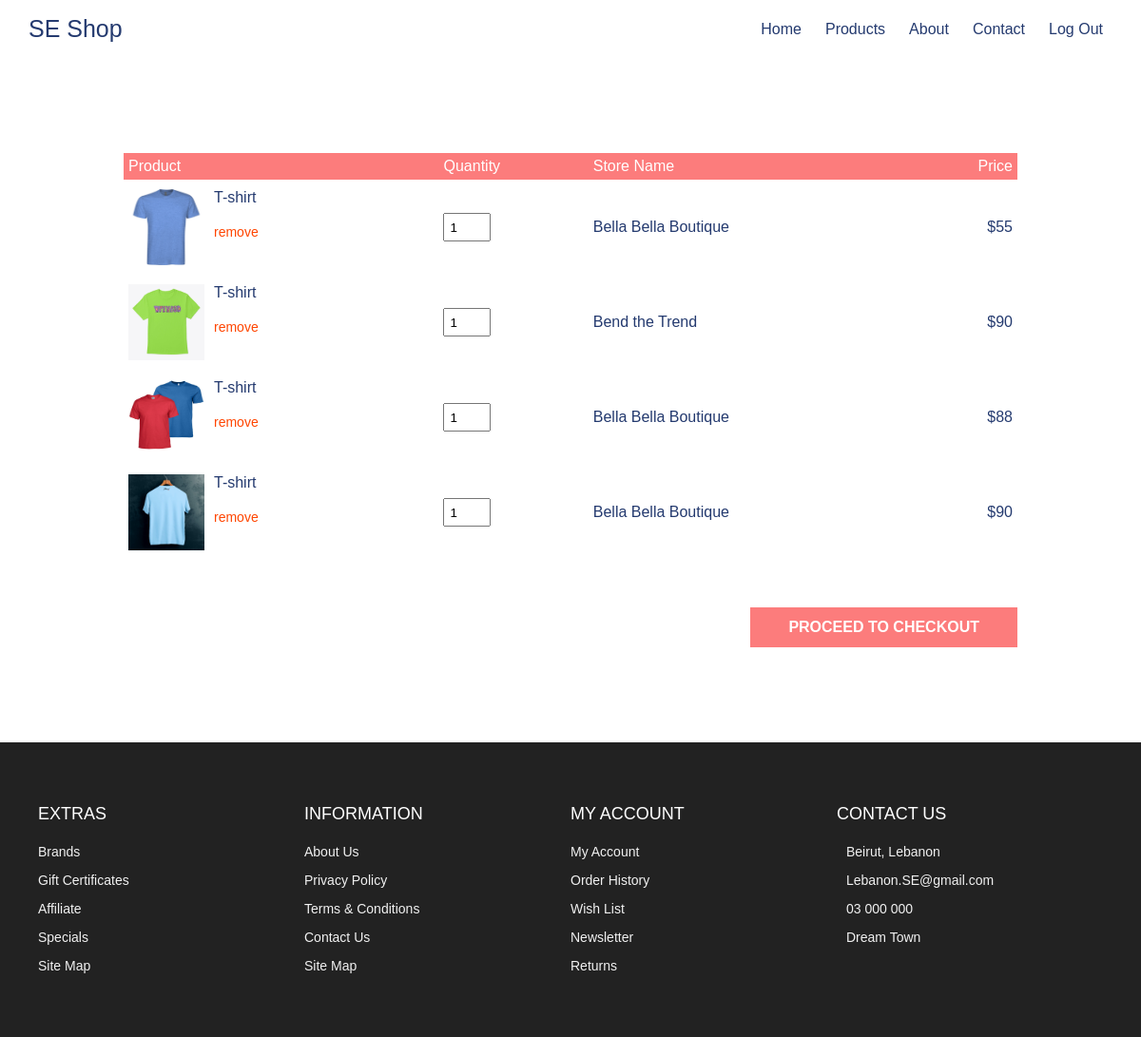
The app's page /ecommerce/cart.php (signed in) with its own data.
### tables this page shows
CREATE TABLE `products` (
  `id` int(11) NOT NULL,
  `name` varchar(255) NOT NULL,
  `price` int(11) NOT NULL,
  `size` varchar(255) NOT NULL,
  `quantity` int(11) NOT NULL,
  `image` varchar(255) NOT NULL,
  `details` text NOT NULL,
  `store_id` int(11) NOT NULL
);

CREATE TABLE `stores` (
  `id` int(11) NOT NULL,
  `name` varchar(255) NOT NULL,
  `location` varchar(255) NOT NULL,
  `description` text NOT NULL,
  `image` varchar(255) NOT NULL,
  `user_id` int(11) NOT NULL
);

### ecommerce/cart.php (the view, shortened to what this page needs)
<?php
include "php/connection.php";
?>
<!DOCTYPE html>
<html lang="en">
<head>
  <link rel="stylesheet" href="https://cdn.jsdelivr.net/npm/boxicons@latest/css/boxicons.min.css" />
  <link rel="stylesheet" href="./css/styless.css" />
</head>
<body>
  <nav class="nav">
    <div class="navigation container">
      <div class="logo">
        <h1>SE Shop</h1>
      </div>
      <div class="menu">
        <ul class="nav-list">
          <li class="nav-item">
            <a href="welcome.php" class="nav-link">Home</a>
          </li>
          <li class="nav-item">
            <a href="welcome.php" class="nav-link">Products</a>
          </li>
          <li class="nav-item">
            <a href="#footer" class="nav-link">About</a>
          </li>
          <li class="nav-item">
            <a href="#footer" class="nav-link">Contact</a>
          </li>
		  <li class="nav-item">
            <a href="logout.php" class="nav-link">Log Out</a>
          </li>
        </ul>
      </div>
    </div>
  </nav>
  <div class="container-md cart">
    <table>
      <tr>
        <th>Product</th>
        <th>Quantity</th>
        <th>Store Name</th>
		<th>Price</th>
      </tr>
	   <?php
	   $sql = "SELECT U.id,P.price AS pprice,P.name AS pname,P.image,P.quantity,S.name AS sname
FROM `products` AS P,`stores` AS S, `users_buy_products` AS UP, `users` AS U
WHERE P.id = UP.product_id AND P.store_id = S.id AND U.id = UP.user_id
ORDER BY U.id;";
		$result = $connection->query($sql);
		while($row = $result->fetch_assoc()) {
			if($_SESSION["user_id"] == $row["id"]){
			?>
      <tr>
        <td>
          <div class="cart-info">
            <img src="./images/<?php echo $row['image'];?>" alt="">
            <div>
              <p><?php echo $row["pname"];?></p>
              <br />
              <a href="#">remove</a>
            </div>
          </div>
        </td>
        <td><input type="number" value="1" min="1" max="1"></td>
		<td><?php echo $row["sname"];?></td>
        <td>$<?php echo $row["pprice"];?></td>
      </tr>
	  <?php
			}
		}
		?>
    </table>
    <div class="total-price">
      <a href="#" class="checkout btn">Proceed To Checkout</a>
    </div>
  </div>
  <footer id="footer" class="section footer">
    <div class="container">
      <div class="footer-container">
        <div class="footer-center">
          <h3>EXTRAS</h3>
          <a href="#footer">Brands</a>
          <a href="#footer">Gift Certificates</a>
          <a href="#footer">Affiliate</a>
          <a href="#footer">Specials</a>
          <a href="#footer">Site Map</a>
        </div>
        <div class="footer-center">
          <h3>INFORMATION</h3>
          <a href="#footer">About Us</a>
          <a href="#footer">Privacy Policy</a>
          <a href="#footer">Terms & Conditions</a>
          <a href="#footer">Contact Us</a>
          <a href="#footer">Site Map</a>
        </div>
        <div class="footer-center">
          <h3>MY ACCOUNT</h3>
          <a href="#footer">My Account</a>
          <a href="#footer">Order History</a>
          <a href="#footer">Wish List</a>
          <a href="#footer">Newsletter</a>
          <a href="#footer">Returns</a>
        </div>
        <div id = "footer" class="footer-center">
          <h3>CONTACT US</h3>
          <div>
            Beirut, Lebanon
          </div>
          <div>
            Lebanon.SE@gmail.com
          </div>
          <div>
            03 000 000
          </div>
          <div>
            Dream Town
          </div>
        </div>
      </div>
    </div>
  </footer>
</body>
</html>

### ecommerce/css/styless.css (style rules this page uses)
:root { --white: #fff; --black: #222; --pink: #f60091; --grey: #444; --grey2: #959595; --grey-alt: #d1e2e9; --yellow: #ffd800; --green: #59b210; }
*, *::before, *::after { margin: 0; padding: 0; box-sizing: inherit; }
html { scroll-behavior: smooth; box-sizing: border-box; font-size: 62.5%; }
body { font-family: "Poppins", sans-serif; font-size: 1.6rem; font-weight: 400; background-color: #fff; color: #243a6f; position: relative; z-index: 1; }
h1, h2, h3, h4 { font-weight: 500; }
a { color: inherit; text-decoration: none; }
img { max-width: 100%; }
li { list-style: none; }
.container { max-width: 120rem; margin: 0 auto; }
.container-md { max-width: 100rem; margin: 0 auto; }
@media only screen and (max-width: 1200px) { .container { padding: 0 3rem; } }
@media only screen and (max-width: 1200px) { .container-md { padding: 0 3rem; } }
.nav { padding: 1.6rem 0; }
.navigation { display: flex; align-items: center; justify-content: space-between; }
.logo h1 { font-size: 2.5rem; }
.nav-list { display: flex; align-items: center; }
.nav-item:not(:last-child) { margin-right: 0.5rem; }
.nav-link:link, .nav-link:visited { padding: 0.8rem 1rem; transition: all 300ms ease-in-out; }
.btn { display: inline-block; background-color: #fc7c7c; padding: 1.2rem 4rem; color: #fff; font-weight: 600; text-transform: uppercase; margin-top: 3rem; }
.section { padding: 10rem 0 5rem 0; }
.footer { background-color: var(--black); padding: 6rem 1rem; line-height: 3rem; }
.footer-container { display: grid; grid-template-columns: repeat(4, 1fr); color: var(--white); }
.footer-center a:link, .footer-center a:visited { display: block; color: #f1f1f1; font-size: 1.4rem; transition: 0.6s; }
.footer-center div { color: #f1f1f1; font-size: 1.4rem; }
.footer-center h3 { font-size: 1.8rem; font-weight: 400; margin-bottom: 1rem; }
.cart { margin: 10rem auto; }
table { width: 100%; border-collapse: collapse; }
.cart-info { display: flex; flex-wrap: wrap; }
th { text-align: left; padding: 0.5rem; color: #fff; background-color: #fc7c7c; font-weight: normal; }
td { padding: 1rem 0.5rem; }
td input { width: 5rem; height: 3rem; padding: 0.5rem; }
td a { color: orangered; font-size: 1.4rem; }
td img { width: 8rem; height: 8rem; margin-right: 1rem; }
.total-price { display: flex; justify-content: flex-end; align-items: end; flex-direction: column; margin-top: 2rem; }
td:last-child { text-align: right; }
th:last-child { text-align: right; }

### records on screen
products: image (picture), name "T-shirt", store.name "Bella Bella Boutique", price "55"
products: image (picture), name "T-shirt", store.name "Bend the Trend", price "90"
products: image (picture), name "T-shirt", store.name "Bella Bella Boutique", price "88"
products: image (picture), name "T-shirt", store.name "Bella Bella Boutique", price "90"
